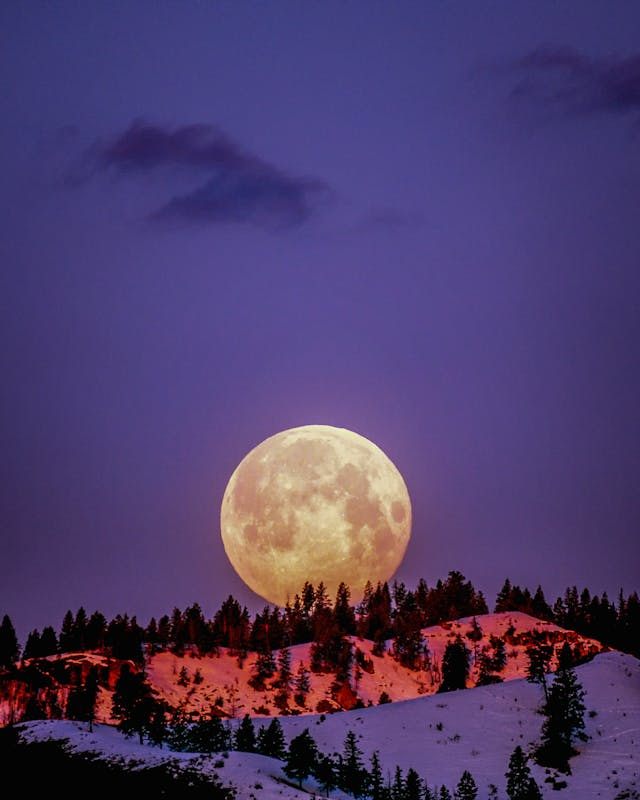
#> input picture moon-pexels-frank-cone.jpg, 640 x 800 px, found by its file name
$ jupyter execute --allow-errors Copy_of_09_image_handling_and_image_classification.ipynb   (shell and % lines are left out)
#> lines starting #> are read from the running program, lines starting #| are printed output that depends on the picture
# Assignment Title: Imagedata Augmentation and Image Classification

**Authors:** Koustab Ghosh<sup>1</sup> & Sujoy Kumar Biswas<sup>2</sup>

**Affiliation**:
1. Researcher, IDEAS-TIH, Indian Statistical Institute, Kolkata
2. Head of Research & Innovation, IDEAS-TIH, Indian Statistical Institute, Kolkata

**Dated**: Sep 07th, 2025

## I. Basic Image-Handling Processes with OpenCV

1. Reading and writing an image
2. Image transformations

Image transformations are important to augment the training dataset when the dataset size is small (i.e., the number of images is too few). In the following we shall see a few OpenCV functions to manage image data.

[cell 1]
from google.colab import files
uploaded = files.upload()
#> the answer given: moon-pexels-frank-cone.jpg

[cell 2]
# Method 1: Reading a color image an converting to grayscale image

import matplotlib.pyplot as plt
from PIL import Image

original = Image.open('moon-pexels-frank-cone.jpg')
#> original is the input picture: PIL image 640x800 RGB; mean R, G, B 78.2, 60.4, 105.7
grayscale = original.convert('L')
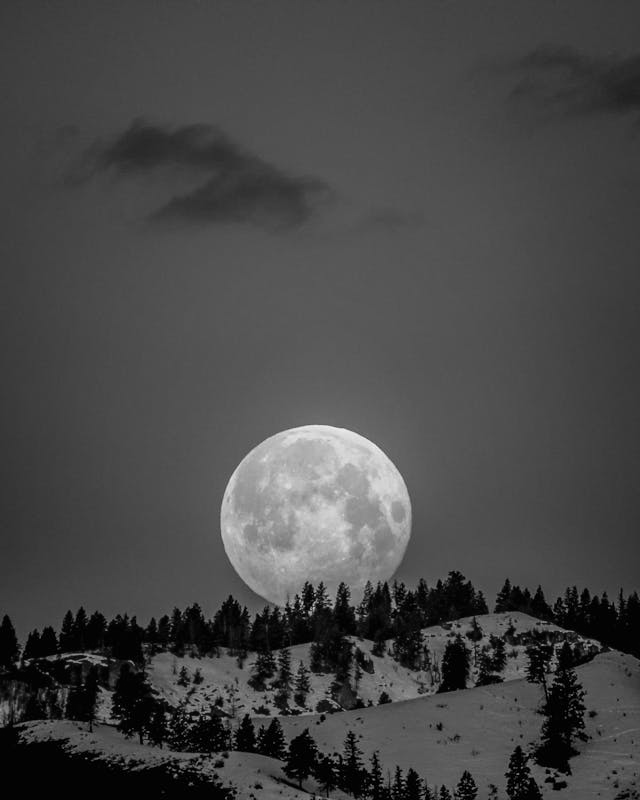
#> grayscale: PIL image 640x800 L; min 0, max 241, mean 70.9

fig, axes = plt.subplots(1, 2, figsize=(8, 4))
ax = axes.ravel()

ax[0].imshow(original)
ax[0].set_title("Original")
ax[1].imshow(grayscale, cmap=plt.cm.gray)
ax[1].set_title("Grayscale")

fig.tight_layout()
plt.show()
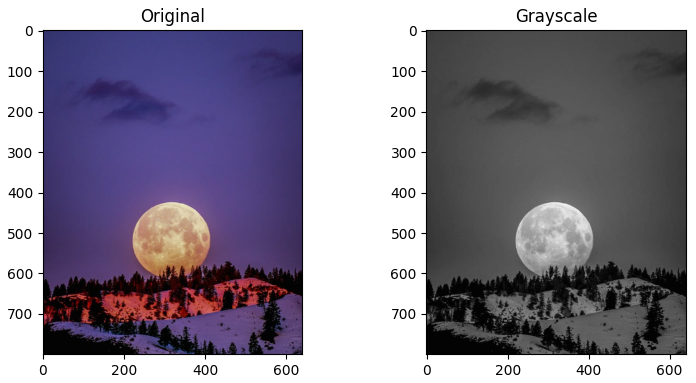
#> figure drawn by matplotlib, 2 panels

[cell 3]
# Method 2: Reading a color image an converting to grayscale image

import cv2
original = cv2.imread('moon-pexels-frank-cone.jpg')
#> original: shape (800, 640, 3)

# Use the cvtColor() function to grayscale the image
grayscale = cv2.cvtColor(original, cv2.COLOR_BGR2GRAY)
#> grayscale: shape (800, 640)

fig, axes = plt.subplots(1, 2, figsize=(8, 4))
ax = axes.ravel()

ax[0].imshow(original, cmap='gray')
ax[0].set_title("Original")
ax[1].imshow(grayscale, cmap='gray')
ax[1].set_title("Grayscale")

fig.tight_layout()
plt.show()
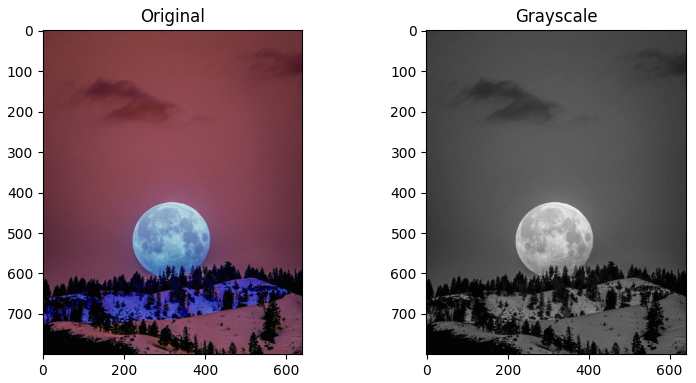
#> figure drawn by matplotlib, 2 panels; B, G, R data is drawn as R, G, B

## Question 1

Why do you think the color images displayed above look different (that is, Method 1 vs Method 2)?

Method 1 and Method 2 use different libraries for grayscale conversion.

In PIL (Image.convert('L')), grayscale is calculated using its own formula, usually a weighted average of RGB values.

In OpenCV (cv2.imread with flag 0 or cv2.cvtColor), the weights used for R, G, B are slightly different.
Because the formulas are different, the grayscale intensity values differ, so the output images look a little different.

[cell 4]
# Saving grayscale images
gray_moon_image = Image.open('moon-pexels-frank-cone.jpg').convert('L')
gray_moon_image.save('graymoon.jpg')

## II. Various Image Transformation

1. Grayscale conversion
2. Shifting
3. Scaling

[cell 5]
import numpy as np

[cell 6]
M = np.float32([[1, 0, 50], [0, 1, 100]])
original = cv2.imread('moon-pexels-frank-cone.jpg')
shifted = cv2.warpAffine(original, M, (original.shape[1], original.shape[0]))
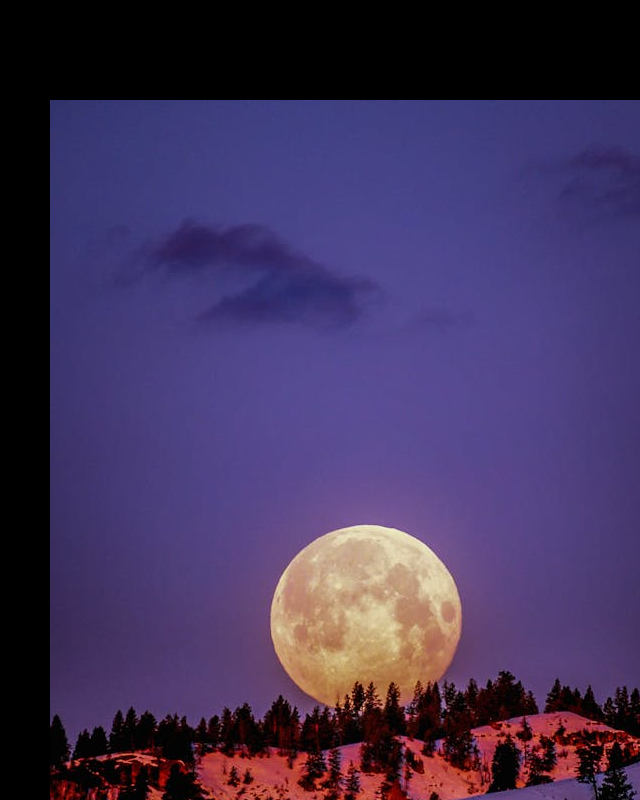
#> shifted: shape (800, 640, 3); mean B, G, R 90.3, 51.8, 66.7

fig, axes = plt.subplots(1, 2, figsize=(8, 4))
ax = axes.ravel()

ax[0].imshow(original, cmap='gray')
ax[0].set_title("Original")
ax[1].imshow(shifted, cmap='gray')
ax[1].set_title("Shifted")

fig.tight_layout()
plt.show()
#> figure, not shown here; B, G, R data is drawn as R, G, B

## Question 2

Implement the following types of image transformation with OpenCV functions:

1. Image resize
2. Image rotation

[cell 7]
import cv2
from matplotlib import pyplot as plt

img = cv2.imread('moon-pexels-frank-cone.jpg')


resized_img = cv2.resize(img, (200, 200))
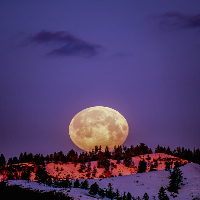
#> resized_img: shape (200, 200, 3); mean B, G, R 105.8, 60.5, 78.3


(h, w) = img.shape[:2]
#> h = 800; w = 640
center = (w // 2, h // 2)
#> center = (320, 400)
M = cv2.getRotationMatrix2D(center, 45, 1.0)
rotated_img = cv2.warpAffine(img, M, (w, h))
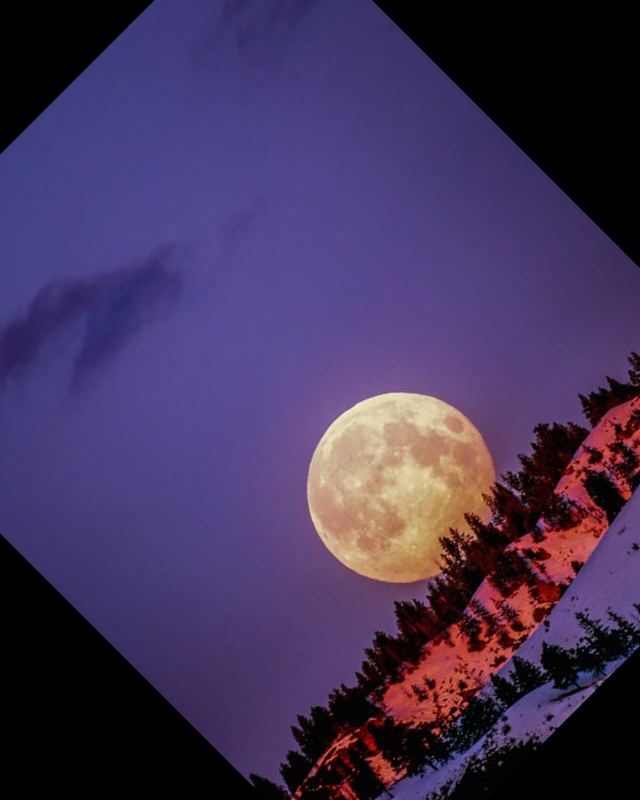
#> rotated_img: shape (800, 640, 3); mean B, G, R 88.8, 51.6, 67.4


plt.figure(figsize=(12,4))

plt.subplot(1,3,1)
plt.imshow(cv2.cvtColor(img, cv2.COLOR_BGR2RGB))
plt.title("Original")

plt.subplot(1,3,2)
plt.imshow(cv2.cvtColor(resized_img, cv2.COLOR_BGR2RGB))
plt.title("Resized")

plt.subplot(1,3,3)
plt.imshow(cv2.cvtColor(rotated_img, cv2.COLOR_BGR2RGB))
plt.title("Rotated")

plt.show()
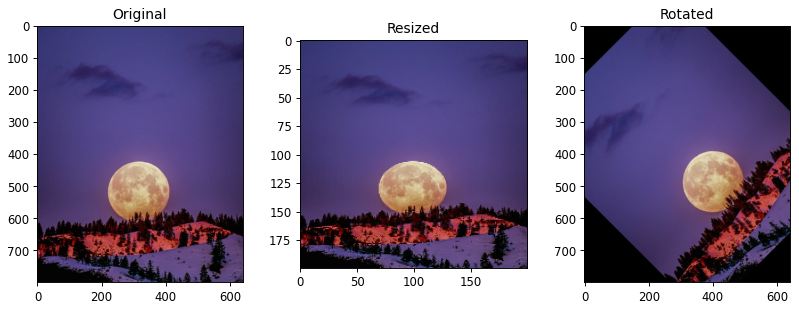
#> figure drawn by matplotlib, 3 panels

## III. Image Data Loader

In this part, we'll focus on laoding datasets and work with full-sized images, similar to those captured by smartphone cameras.

We'll utilize the Kaggle dataset of cat and dog photos (check teh associated zip file) to demonstrate how to load and utilize images for training neural networks.

The easiest way to load image data is with `datasets.ImageFolder` from `torchvision`. In general you'll use ImageFolder like so:

`dataset = datasets.ImageFolder('path/to/data', transform=transform)`

where 'path/to/data' is the file path to the data directory and transform is a sequence of processing steps built with the transforms module from torchvision.

ImageFolder expects the files and directories to be constructed like so:

```
root/dog/xxx.png
root/dog/xxy.png
root/dog/xxz.png

root/cat/123.png
root/cat/nsdf3.png
root/cat/asd932_.png
```

where each class has its own directory (cat and dog) for the images. The images are then labeled with the class taken from the directory name. So here, the image 123.png would be loaded with the class label cat. You can download the dataset already structured like this from here. I've also split it into a training set and test set.

[cell 8]
# Downlaod the cat and dog dataset

[cell 9]
# unzip the dataset

With the `ImageFolder`` loaded, you have to pass it to a DataLoader`. The DataLoader takes a dataset (such as you would get from ImageFolder) and returns batches of images and the corresponding labels. You can set various parameters like the batch size and if the data is shuffled after each epoch.

```
dataloader = torch.utils.data.DataLoader(dataset, batch_size=32, shuffle=True)
```

To get data out of `dataloader`, you need to loop through it or convert it to an iterator and call next().

```
## Looping through it, get a batch on each loop
for images, labels in dataloader:
    pass

## Get one batch
images, labels = next(iter(dataloader))
```

## IV. Image Transforms

We shall focus on image transforms to augment our dataset.
When you load in the data with ImageFolder, you'll need to define some transforms.

For example, the images are different sizes but we'll need them to all be the same size for training. You can either resize them with `transforms.Resize()` or crop with `transforms.CenterCrop()`, `transforms.RandomResizedCrop()`, etc. We'll also need to convert the images to PyTorch tensors with `transforms.ToTensor()`.

Typically you'll combine these transforms into a pipeline with `transforms.Compose()`, which accepts a list of transforms and runs them in sequence. It looks something like this to scale, then crop, then convert to a tensor:

```
transform = transforms.Compose([transforms.Resize(255),
                                transforms.CenterCrop(224),
                                transforms.ToTensor()])
```

There are plenty of transforms available, study them in details.

[cell 10]
## Hint to question 3
import torch
from torchvision import datasets, transforms

data_dir = 'Cat_Dog_data/train'

#> (the rest of this cell did not finish here and is left out)

#> (a cell that did not finish here is left out)

## Question 3

Load images from the Cat_Dog_data/train folder, define a few additional transforms, then build the dataloader.

[cell 12]
import torch
from torchvision import datasets, transforms
from torch.utils.data import DataLoader

#> (the rest of this cell did not finish here and is left out)

## V. MNIST Classification with CNN (PyTorch)

We have seen how to load image data. Once the image data is loaded with class labels, we can do image classification.

1. Instantiate classifier
2. Download & load MNIST

However, to make things simple, we shall run on a simpler and smaller dataset of handwritten digits, '0' to '9'. This dataset is famously called MNIST handwritten image dataset.

[cell 13]
import torch
from torch import nn
import torch.nn.functional as F
from torchvision import datasets, transforms

# Define a transform to normalize the data
#> (the rest of this cell did not finish here and is left out)

## Question 4

Display a few images below to show how the MNIST dataset look like.

[cell 14]
import matplotlib.pyplot as plt


#> (the rest of this cell did not finish here and is left out)

The next two steps are:

3. Build model
4. Train model

[cell 15]
# Model: Define your network architecture here

from torch import nn, optim
import torch.nn.functional as F

class Classifier(nn.Module):
    def __init__(self):
        super().__init__()
        self.fc1 = nn.Linear(784, 256)
        self.fc2 = nn.Linear(256, 128)
        self.fc3 = nn.Linear(128, 64)
        self.fc4 = nn.Linear(64, 10)

    # [10 lines left out: function forward, not called in this run]

#> (a cell that did not finish here is left out)

[cell 17]
# Train the network here

epochs = 5

#> (the rest of this cell did not finish here and is left out)

[cell 18]

import helper

# Test out your network!

#> (the rest of this cell did not finish here and is left out)

#> (a cell that did not finish here is left out)

#> (a cell that did not finish here is left out)

## VI. MNIST Classification with CNN (Tensorflow-Keras)

We shall now train the MNIST classifier using the Tensorflow-Keras module

## Question 5

Write the entire MNIST image classification code using an object oriented approach using the Tensorflow Keras library
as below.

Importthe approproite modules.

```
class MNISTClassifier:
    def __init__(self):
        self.model: tf.keras.Model | None = None

    def load_data(self):
        (x_train, y_train), (x_test, y_test) = tf.keras.datasets.mnist.____()
        x_train = (x_train.astype("float32") / 255.0)[..., ____]
        x_test  = (x_test.astype("float32") / 255.0)[..., ____]
        return (x_train, y_train), (x_test, y_test)

    def build_model(self):
        self.model = ____.Sequential([
            ____.Conv2D(____, (3,3), activation="relu", input_shape=(28,28,1)),
            ____.MaxPooling2D((2,2)),
            ____.Conv2D(____, (3,3), activation="relu"),
            ____.MaxPooling2D((2,2)),
            ____.Flatten(),
            ____.Dense(____, activation="relu"),
            ____.Dense(____, activation="softmax"),
        ])
        self.model.compile(optimizer="adam",
                           loss="____",
                           metrics=[____])

    def train(self, x_train, y_train, epochs=____, batch_size=____):
        self.model.____(x_train, y_train, epochs=epochs, batch_size=batch_size, verbose=2)

    def evaluate(self, x_test, y_test):
        _, acc = self.model.____(x_test, y_test, verbose=0)
        print(f"Test Accuracy: {acc:.4f}")
        return acc

    def predict_with_opencv(self, x_test, y_test, num_samples=3, out_dir="mnist_opencv_samples", display=False):
        os.makedirs(out_dir, exist_ok=True)
        for i in range(num_samples):
            digit = (x_test[i] * 255).astype("uint8").squeeze(axis=-1)
            label = int(y_test[i])
            filename = os.path.join(out_dir, f"digit_{i}_label_{label}.png")
            ____.imwrite(filename, digit)

            img = ____.imread(filename, ____)
            img = ____.resize(img, (28, 28))
            img = img.astype("float32")/255.0
            img = np.expand_dims(img, axis=(0, -1))

            probs = self.model.____(img, verbose=0)
            pred_class = int(np.argmax(probs, axis=-1)[0])
            print(f"Sample {i}: True={label} | Pred={pred_class}")

            if display:
                try:
                    ____.imshow("digit", (img[0,...,0]*255).astype("uint8"))
                    ____.waitKey(500)
                    ____.destroyAllWindows()
                except ____.error:
                    print("GUI not available")

def run_step(step_no, title, func, *args, **kwargs):
    print(f"\n[Step {step_no}] {title}")
    result = func(*args, **kwargs)
    print(f"[Step {step_no}] Completed.")
    return result

```

And lastly the main code to execute all parts is written below.

```

EPOCHS = #set epoch number
BATCH_SIZE = 64

clf = run_step(1, "Instantiate classifier", ____)
(x_train,y_train), (x_test,y_test) = run_step(2, "Load MNIST", clf.____)
run_step(3, "Build model", clf.____)
run_step(4, "Train", clf.____, x_train, y_train, EPOCHS, BATCH_SIZE)
run_step(5, "Evaluate", clf.____, x_test, y_test)
run_step(6, "Predict with OpenCV", clf.____, x_test, y_test, 3)

```

Answer for Q5 (Explanation):
In this step, I am building a CNN for MNIST using the TensorFlow–Keras library.
I created a class MNISTClassifier where I included methods for:

Loading and preprocessing the dataset

Building the CNN model

Training the model

Evaluating test accuracy

Using OpenCV to save and reload some digit images for prediction

This makes the code more organized and reusable.

[cell 21]
import os
import numpy as np
import tensorflow as tf
import cv2

class MNISTClassifier:
    def __init__(self):
        self.model: tf.keras.Model | None = None

    def load_data(self):
        (x_train, y_train), (x_test, y_test) = tf.keras.datasets.mnist.load_data()
        x_train = (x_train.astype("float32") / 255.0)[..., np.newaxis]  # add channel dim
        x_test  = (x_test.astype("float32") / 255.0)[..., np.newaxis]
        return (x_train, y_train), (x_test, y_test)

    # [13 lines left out: function build_model, not called in this run]

    def train(self, x_train, y_train, epochs=5, batch_size=64):
        self.model.fit(x_train, y_train, epochs=epochs, batch_size=batch_size, verbose=2)

    # [29 lines left out: functions evaluate, predict_with_opencv, not called in this run]

def run_step(step_no, title, func, *args, **kwargs):
    print(f"\n[Step {step_no}] {title}")
    result = func(*args, **kwargs)
    print(f"[Step {step_no}] Completed.")
    return result

Here, I am running the workflow step by step:

Instantiate the classifier

Load the MNIST dataset

Build the CNN model

Train the model for 5 epochs

Evaluate accuracy on test data

Predict a few digit samples using OpenCV

At the end, I get the test accuracy and also check predictions on some images.

[cell 22]
EPOCHS = 5   # you can increase if you want
BATCH_SIZE = 64

clf = run_step(1, "Instantiate classifier", MNISTClassifier)
#> (the rest of this cell did not finish here and is left out)
